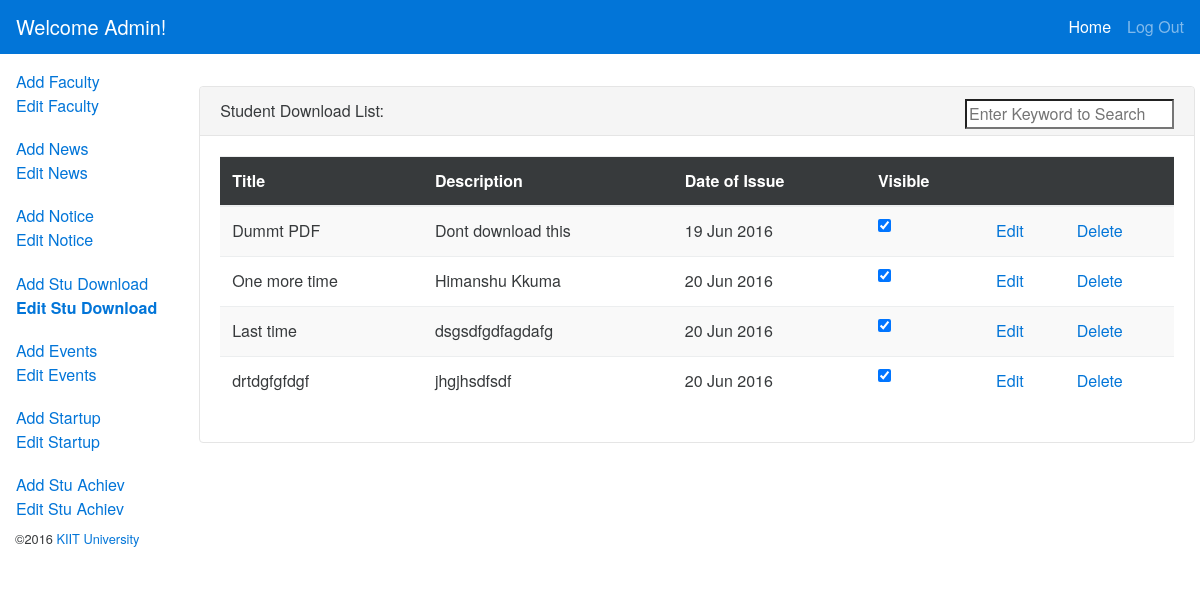
The page /admin_panel/stu_res_view.php (signed in) on the database its author committed.
### tables this page shows
CREATE TABLE IF NOT EXISTS `stu_res` (
  `id` int(11) NOT NULL AUTO_INCREMENT,
  `Title` varchar(100) NOT NULL,
  `Description` varchar(200) NOT NULL,
  `Link` varchar(500) NOT NULL,
  `Date` varchar(50) NOT NULL,
  `Visibility` tinyint(1) NOT NULL,
  PRIMARY KEY (`id`)
);

### admin_panel/stu_res_view.php (the view, shortened to what this page needs)
<?php
include('php/intialize.php');
$result = $con->prepare("SELECT * FROM `stu_res`");
		         $result->execute();
?>
<!DOCTYPE html>
<html><head><meta http-equiv="Content-Type" content="text/html; charset=UTF-8">
  <link rel="stylesheet" href="css/style.css">
  <link rel="stylesheet" href="css/bootstrap.min.css">
  <link href="css/font-awesome.min.css" rel="stylesheet">
</head>
<body>
<?php
if (isset($_SESSION['Username']) && $_SESSION['Password'] == true) {
  ?>
  <nav class="navbar navbar-fixed-top navbar-dark bg-primary">
    <a class="navbar-brand">Welcome Admin!</a>
    <div class="collapse navbar-toggleable-xs" id="collapsingNavbar">
        <ul class="nav navbar-nav pull-right">
            <li class="nav-item active">
                <a class="nav-link" href="index.php">Home <span class="sr-only">Home</span></a>
            </li>
            <li class="nav-item">
                <a class="nav-link" href="" data-target="#myModal" data-toggle="modal">Log Out</a>
            </li>
        </ul>
    </div>
</nav>
<div class="container-fluid" id="main">
    <div class="row row-offcanvas row-offcanvas-left">
        <div class="col-md-3 col-lg-2 sidebar-offcanvas" id="sidebar" role="navigation">
            <ul class="nav nav-pills nav-stacked">
                <li class="nav-item"><div class="nav-link">
                <a href="faculty_add.php">Add Faculty</a> </br>
                <a href="faculty_view.php">Edit Faculty</a>
                </div>
                </li>
                <li class="nav-item"><div class="nav-link">
                <a href="news_add.php">Add News</a> </br>
                <a href="news_view.php">Edit News</a>
                </div>
                </li>
                <li class="nav-item"><div class="nav-link">
                <a href="notice_add.php">Add Notice</a> </br>
                <a href="notice_view.php">Edit Notice</a>
                </div>
                </li>
                <li class="nav-item"><div class="nav-link">
                <a href="stu_res_add.php">Add Stu Download</a> </br>
                <a href="stu_res_view.php"><strong>Edit Stu Download</strong></a>
                </div>
                </li>
                <li class="nav-item"><div class="nav-link">
                <a href="event_add.php">Add Events</a> </br>
                <a href="event_view.php">Edit Events</a>
                </div>
                </li>
                <li class="nav-item"><div class="nav-link">
                <a href="startup_add.php">Add Startup</a> </br>
                <a href="startup_view.php">Edit Startup</a>
                </div>
                </li>
                <li class="nav-item"><div class="nav-link">
                <a href="stu_add.php">Add Stu Achiev</a> </br>
                <a href="stu_view.php">Edit Stu Achiev</a>
                </div>
                </li>
            </ul>
        </div>
        <div class="col-md-9 col-lg-10 main">
               </div>
           <div id="newfac" class="card">
                        <div class="card-header">
                         Student Download List:
                        <input type="text" style="float:right;" name="Search" id="Search" placeholder="Enter Keyword to Search"></input>
                        </div>
                        <div class="card-block">
                            <div class="table-responsive">
                        <table class="table table-striped" id="list">
                            <thead class="thead-inverse">
                                <tr>
                                    <th>Title</th>
                                    <th>Description</th>
                                    <th>Date of Issue</th>
                                    <th>Visible</th>
                                    <th>&nbsp;</th>
                                    <th>&nbsp;</th>
                                </tr>
                            </thead>
                            <tbody>
                            <?php
		         for($i=0; $row = $result->fetch(); $i++){
	             ?>
                                <tr id="<?php echo $row['id']; ?>">
                                    <td><?php echo $row['Title']; ?></td>
                                    <td><?php echo $row['Description']; ?></td>
                                    <td><?php echo date("d M Y", strtotime($row['Date'])); ?></td>
                                    <td><input type="checkbox" class="checkbox" rel="<?php echo $row['id'];?>" rel2="stu_res" value="1"
                                        <?php if($row['Visibility']==1) echo 'checked'; ?>>
                                        </td>
                                    <td><a href="stu_res_edit.php?id=<?php echo $row['id']; ?>">Edit</a></td>
                                    <td><a href="#" onclick="return false;" class="del_btn" rel="<?php echo $row['id'];?>">Delete</a></td>
                                </tr>
                                <?php } ?>
                            </tbody> </table></div></div></div>
</div></div>
<footer class="container-fluid">
    <p class="text-right small">©2016 <a href="http://kiit.ac.in">KIIT University</a></p>
</footer>
 <?php }
 else{ ?>
 <center><h3>You are Not Logged in click <a href="login.php?r=<?php echo $_SERVER['REQUEST_URI'];?>">here</a> to login.</h3></center>
 <?php } ?>
</body></html>

### admin_panel/css/style.css (style rules this page uses)
body { padding-top:62px; }
body, html { height:100%; }
.container-fluid >.row { margin-left: -15px; margin-right: -10px; }
#sidebar { padding-left:0; }
.card { overflow:hidden; }

### rows shown on the page
stu_res: Title "Dummt PDF", Description "Dont download this", Date "19 Jun 2016", Visibility "☑"
stu_res: Title "One more time", Description "Himanshu Kkuma", Date "20 Jun 2016", Visibility "☑"
stu_res: Title "Last time", Description "dsgsdfgdfagdafg", Date "20 Jun 2016", Visibility "☑"
stu_res: Title "drtdgfgfdgf", Description "jhgjhsdfsdf", Date "20 Jun 2016", Visibility "☑"
